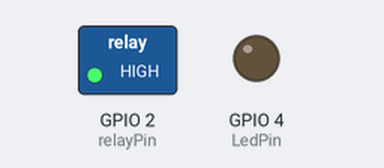
Recording of a sketch running on a simulated ESP32. Parts: switched loads named in the sketch (green lamp = pin HIGH), output pins drawn as LEDs (lit = HIGH). WiFi joins after 1.5 s; servers stay silent unless stated; uploads are accepted with an empty reply; EEPROM starts erased; what the sketch prints to the serial monitor is not drawn.

Above: at 0.1 s.
At 1.8 s:
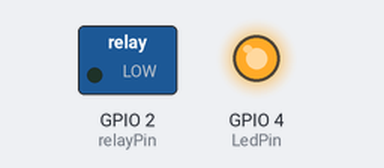
Timing chart, 0 to 3.3 s (numbered marks = the images above):
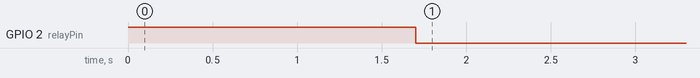

The sketch:

Fan1.ino
```cpp
#include <WiFi.h>
#include <WiFiClient.h>
#include <WebServer.h>
#include <HTTPClient.h>
#include <EEPROM.h>

const char* firebaseHost = "https://smart-home-system-9565d-default-rtdb.firebaseio.com/";
const char* firebaseSecret = "AiJDlCwbWOPYDjTtj6eXmoDGWc30B9XO5USQMg3o";

const int relayPin = 2; // GPIO pin for the relay
const int LedPin = 4; // GPIO pin for the relay
WebServer server(80);   // Web server on port 80

String ssid = "";
String password = "";

// Function to save WiFi credentials in EEPROM
void saveWiFiCredentials(String ssid, String password) {
    EEPROM.begin(64);
    for (int i = 0; i < 32; i++) {
        EEPROM.write(i, (i < ssid.length()) ? ssid[i] : 0);
        EEPROM.write(i + 32, (i < password.length()) ? password[i] : 0);
    }
    EEPROM.commit();
}

// Function to load WiFi credentials from EEPROM
void loadWiFiCredentials() {
    EEPROM.begin(64);
    ssid = "";
    password = "";
    for (int i = 0; i < 32; i++) {
        char c = EEPROM.read(i);
        if (c != 0) ssid += c;
        c = EEPROM.read(i + 32);
        if (c != 0) password += c;
    }
}

// Web page for WiFi configuration
String webPage = R"rawliteral(
    <!DOCTYPE html>
    <html>
    <head>
        <title>Fan Config</title>
        <meta name="viewport" content="width=device-width, initial-scale=1">
    </head>
    <body>
        <h2>Fan WiFi Setup</h2>
        <form action="/save">
            SSID: <input type="text" name="ssid"><br>
            Password: <input type="password" name="password"><br>
            <input type="submit" value="Save & Connect">
        </form>
    </body>
    </html>
)rawliteral";

// Handle root webpage
void handleRoot() {
    server.send(200, "text/html", webPage);
}

// Handle saving credentials
void handleSave() {
    if (server.hasArg("ssid") && server.hasArg("password")) {
        ssid = server.arg("ssid");
        password = server.arg("password");

        saveWiFiCredentials(ssid, password);

        server.send(200, "text/html", "WiFi Credentials Saved! Restarting...");
        delay(2000);
        ESP.restart();
    } else {
        server.send(400, "text/plain", "Missing parameters");
    }
}

// Connect to WiFi with stored credentials
void connectToWiFi() {
    WiFi.begin(ssid.c_str(), password.c_str());
    Serial.print("Connecting to WiFi");

    int attempts = 0;
    while (WiFi.status() != WL_CONNECTED && attempts < 20) {
        delay(500);
        Serial.print(".");
        attempts++;
    }

    if (WiFi.status() == WL_CONNECTED) {
        Serial.println("\nConnected to WiFi!");
         digitalWrite (LedPin, HIGH);

    } else {
              digitalWrite (LedPin, LOW);
        Serial.println("\nFailed to connect. Starting AP mode...");
        startAPMode();
    }
}

// Start ESP32 in Access Point mode for WiFi configuration (NO PASSWORD)
void startAPMode() {
    WiFi.softAP("Fan_Config");  // Open Access Point (NO PASSWORD)
    Serial.println("AP Mode Started! Connect to 'Fan_Config' and go to 192.168.4.1");

    server.on("/", handleRoot);
    server.on("/save", handleSave);
    server.begin();
}

// Fetch relay state from Firebase
void controlRelay() {
    if (WiFi.status() == WL_CONNECTED) {
              digitalWrite (LedPin, HIGH);
        HTTPClient http;
        String url = String(firebaseHost) + "/device/Fan1.json?auth=" + firebaseSecret;
        http.begin(url);
        int httpResponseCode = http.GET();

        if (httpResponseCode > 0) {
            String payload = http.getString();
            Serial.print("Received data: ");
            Serial.println(payload);

            if (payload.indexOf("0") > -1) {
                digitalWrite(relayPin, HIGH);  // Relay OFF
                Serial.println("Relay OFF");
            } else {
                digitalWrite(relayPin, LOW);  // Relay ON
                Serial.println("Relay ON");
            }
        } else {
            Serial.print("Error fetching data. HTTP Response code: ");
            Serial.println(httpResponseCode);
        }
        http.end();
    }
}

void setup() {
    Serial.begin(115200);
    pinMode(relayPin, OUTPUT);
   pinMode(LedPin, OUTPUT);
    digitalWrite(relayPin, HIGH);  // Start relay in OFF state

    loadWiFiCredentials();

    if (ssid != "" && password != "") {
        connectToWiFi();
    } else {
        startAPMode();
    }
}

void loop() {
    if (WiFi.status() == WL_CONNECTED) {
        controlRelay();
    } else {
        server.handleClient();
    }
    delay(100);
}
```

Measured:
- by itself, GPIO 2 (relayPin): HIGH → LOW at 1.7 s
